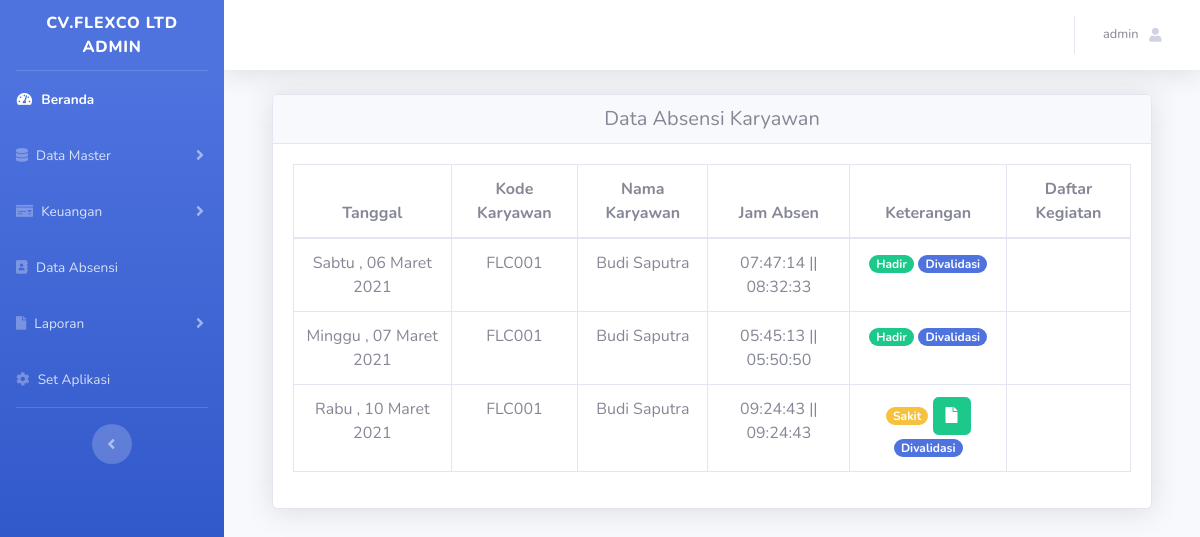
/admin/index.php?page=absen (signed in), run on an earlier commit of the app's database.
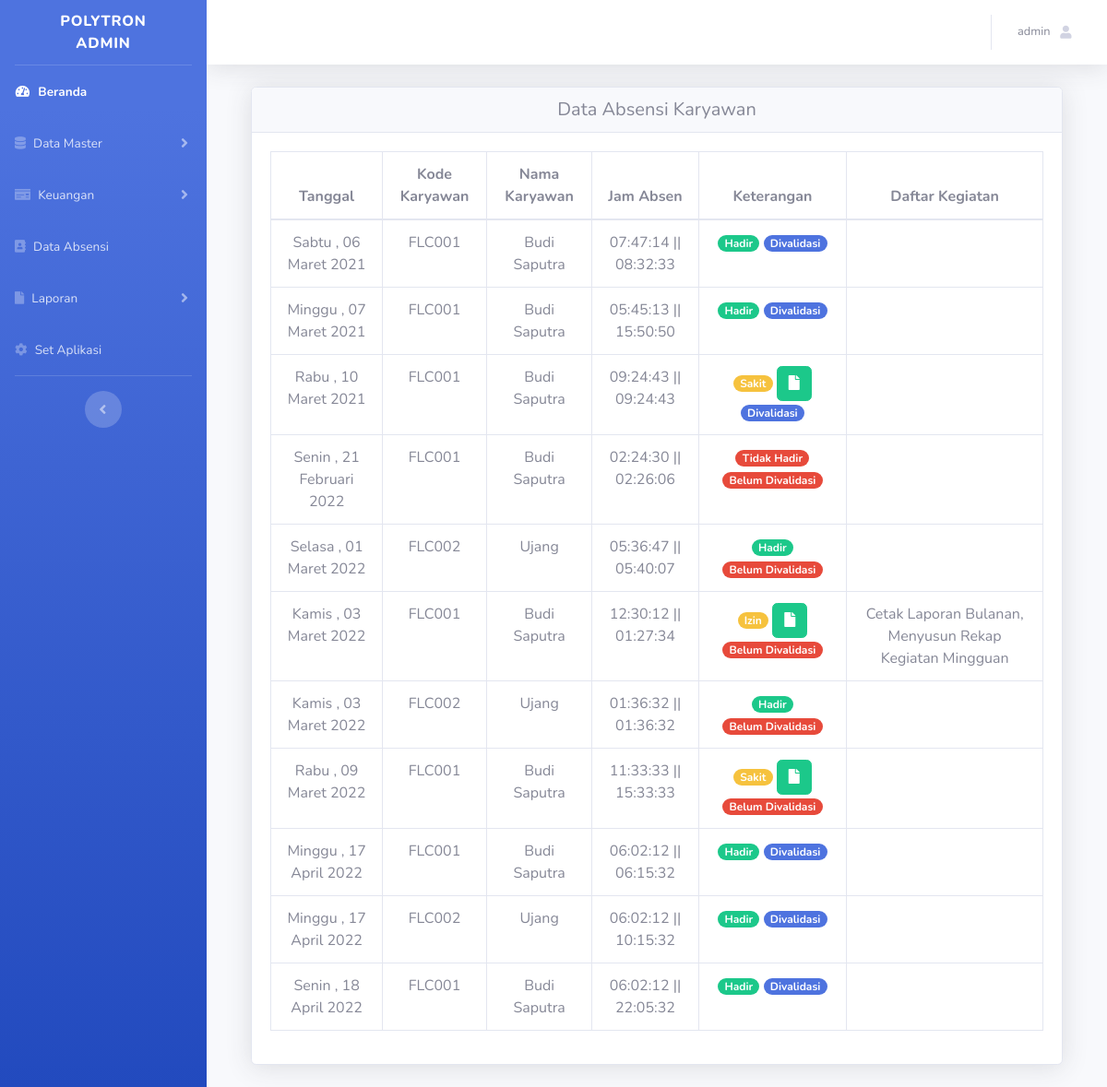
And on a later commit of the database.
### tables this page shows
CREATE TABLE `tb_aplikasi` (
  `id_aplikasi` int(11) NOT NULL,
  `nama_instansi` varchar(50) NOT NULL,
  `nama_aplikasi` varchar(100) NOT NULL,
  `foto` varchar(255) NOT NULL
);

CREATE TABLE `tb_absenkaryawan` (
  `id_absensikaryawan` int(11) NOT NULL,
  `id_karyawan` int(11) NOT NULL,
  `tgl_absensi` date NOT NULL,
  `jam_masuk` time NOT NULL,
  `jam_keluar` time NOT NULL,
  `total_jam_kerja` int(50) NOT NULL,
  `jam_lembur` int(50) NOT NULL,
  `keterangan` varchar(50) NOT NULL,
  `status_absensi` varchar(50) NOT NULL,
  `daftar_kegiatan` varchar(255) NOT NULL,
  `valid_absensi` varchar(50) NOT NULL,
  `foto` varchar(255) NOT NULL
);

CREATE TABLE `tb_karyawan` (
  `id_karyawan` int(11) NOT NULL,
  `kode_karyawan` varchar(11) NOT NULL,
  `nama_karyawan` varchar(25) NOT NULL,
  `id_jabatan` int(11) NOT NULL,
  `username` varchar(25) NOT NULL,
  `password` varchar(255) NOT NULL,
  `status_karyawan` varchar(15) NOT NULL,
  `foto` varchar(255) NOT NULL
);

### config/date_indo.php (called while the page is built)
<?php
	function tgl_indo($tanggal){
	$bulan = array (
		1 =>   'Januari',
		'Februari',
		'Maret',
		'April',
		'Mei',
		'Juni',
		'Juli',
		'Agustus',
		'September',
		'Oktober',
		'November',
		'Desember'
	);
	$day = date('D', strtotime($tanggal));
	$dayList = array(
	    'Sun' => 'Minggu',
	    'Mon' => 'Senin',
	    'Tue' => 'Selasa',
	    'Wed' => 'Rabu',
	    'Thu' => 'Kamis',
	    'Fri' => 'Jumat',
	    'Sat' => 'Sabtu'
	);
	$pecahkan = explode('-', $tanggal);
	return $dayList[$day].' , '.$pecahkan[2] . ' ' . $bulan[ (int)$pecahkan[1] ] . ' ' . $pecahkan[0];
	}
 ?>

### admin/modul/absen/data_absen.php (the view, shortened to what the changed rows need)
<div class="container">
    <div class="card shadow mb-4">
        <h5 class="card-header text-center">Data Absensi Karyawan</h5>
        <div class="card-body">
            <div class="table-responsive">
                <table class="table table-bordered text-center" id="dataTable" width="100%">
                    <thead>
                        <tr>
                            <th>Tanggal</th>
                            <th>Kode Karyawan</th>
                            <th>Nama Karyawan</th>
                            <th>Jam Absen</th>
                            <th>Keterangan</th>
                            <th>Daftar Kegiatan</th>
                        </tr>
                    </thead>
                    <tbody>
                        <?php
                        $data = mysqli_query($koneksi, "SELECT * FROM tb_absenkaryawan
                                INNER JOIN tb_karyawan ON tb_absenkaryawan.id_karyawan = tb_karyawan.id_karyawan");
                        while ($d = mysqli_fetch_array($data)) {
                        ?>
                        <tr>
                            <td><?= tgl_indo(date('Y-m-d', strtotime(($d['tgl_absensi'])))); ?></td>
                            <td><?= $d['kode_karyawan']; ?></td>
                            <td><?= $d['nama_karyawan']; ?></td>
                            <td>
                                <?= $d['jam_masuk']; ?>
                                ||
                                <?= $d['jam_keluar']; ?>
                            </td>
                            <td>
                                <?php
                            if ($d['status_absensi'] == 'hadir') {
                            ?>
                                <span class="badge badge-pill badge-success">
                                    Hadir
                                </span>
                                <?php
                            } elseif ($d['status_absensi'] == 'sakit') {
                            ?>
                                <span class="badge badge-pill badge-warning">
                                    Sakit
                                </span>
                                <a href="?page=absen&act=detail&id=<?= $d['id_absensikaryawan']; ?>"
                                    class="btn btn-success text-white text-right"> <i class="fas fa-file"></i></a>
                                <?php
                            } elseif ($d['status_absensi'] == 'izin') {
                            ?>
                                <span class="badge badge-pill badge-warning">
                                    Izin
                                </span>
                                <a href="?page=absen&act=detail&id=<?= $d['id_absensikaryawan']; ?>"
                                    class="btn btn-success text-white text-right"> <i class="fas fa-file"></i></a>
                                <?php
                            } else {
                            ?>
                                <span class="badge badge-pill badge-danger">
                                    Tidak Hadir
                                </span>
                                <?php
                            }
                            ?>
                                <?php
                            if ($d['valid_absensi'] == 'Y') {
                            ?>
                                <span class="badge badge-pill badge-primary">
                                    Divalidasi
                                </span>
                                <?php
                            } else {
                            ?>
                                <span class="badge badge-pill badge-danger">
                                    Belum Divalidasi
                                </span>
                                <?php
                            }
                            ?>
                            </td>
                            <td>
                                <?php echo $d['daftar_kegiatan']; ?>
                            </td>
                        </tr>
                        <?php
                            }
                        ?>
                    </tbody>
                </table>
            </div>
        </div>
    </div>
</div>

### admin/index.php (shortened to what the changed rows need)
<?php
include '../config/koneksi.php';
include '../config/date_indo.php';
$oke = mysqli_query($koneksi, "SELECT * FROM tb_aplikasi");
$oke1 = mysqli_fetch_array($oke);
if (@$_SESSION['Admin']) {
?>
<?php
    if (@$_SESSION['Admin']) {
        $sesi = @$_SESSION['Admin'];
    }
    $sql = mysqli_query($koneksi, "SELECT * FROM tb_admin WHERE id_admin = '$sesi'") or die(mysqli_error($koneksi));
    $data = mysqli_fetch_array($sql);
    ?>
<!DOCTYPE html>
<html lang="en">
<head>
    <link href="../assets/vendor/fontawesome-free/css/all.min.css" rel="stylesheet" type="text/css">
    <link href="../assets/css/sb-admin-2.min.css" rel="stylesheet">
    <link href="../assets/vendor/datatables/dataTables.bootstrap4.min.css" rel="stylesheet">
</head>
<body id="page-top">
    <div id="wrapper">
        <ul class="navbar-nav bg-gradient-primary sidebar sidebar-dark accordion" id="accordionSidebar">
            <a class="sidebar-brand d-flex align-items-center justify-content-center" href="index.php">
                <?= $oke1['nama_instansi']; ?>
                <br>
                <?= $data['nama_admin']; ?>
            </a>
            <hr class="sidebar-divider my-0">
            <li class="nav-item active">
                <a class="nav-link" href="index.php">
                    <i class="fas fa-fw fa-tachometer-alt"></i>
                    <span>Beranda</span></a>
            </li>
            <li class="nav-item">
                <a class="nav-link collapsed" href="#" data-toggle="collapse" data-target="#collapseTwo"
                    aria-expanded="true" aria-controls="collapseTwo">
                    <i class="fas fa-database"></i>
                    <span>Data Master</span>
                </a>
            </li>
            <li class="nav-item">
                <a class="nav-link collapsed" href="#" data-toggle="collapse" data-target="#keuangan"
                    aria-expanded="true" aria-controls="keuangan">
                    <i class="fas fa-money-check"></i>
                    <span>Keuangan</span>
                </a>
            </li>
            <li class="nav-item">
                <a class="nav-link" href="?page=absen">
                    <i class="fas fa-address-book"></i>
                    <span>Data Absensi</span></a>
            </li>
            <li class="nav-item">
                <a class="nav-link collapsed" href="#" data-toggle="collapse" data-target="#laporan"
                    aria-expanded="true" aria-controls="laporan">
                    <i class="fas fa-file"></i>
                    <span>Laporan</span>
                </a>
            </li>
            <li class="nav-item">
                <a class="nav-link" href="?page=aplikasi">
                    <i class="fas fa-cog"></i>
                    <span>Set Aplikasi</span></a>
            </li>
            <hr class="sidebar-divider d-none d-md-block">
            <div class="text-center d-none d-md-inline">
                <button class="rounded-circle border-0" id="sidebarToggle"></button>
            </div>
        </ul>
        <div id="content-wrapper" class="d-flex flex-column">
            <div id="content">
                <nav class="navbar navbar-expand navbar-light bg-white topbar mb-4 static-top shadow">
                    <ul class="navbar-nav ml-auto">
                        <li class="nav-item dropdown no-arrow">
                            <a class="nav-link dropdown-toggle" href="#" id="userDropdown" role="button"
                                data-toggle="dropdown" aria-haspopup="true" aria-expanded="false">
                                <span class="mr-2 d-none d-lg-inline text-gray-600 small">
                                    <?= $data['nama_admin']; ?>
                                </span>
                                <i class="fas fa-user fa-sm fa-fw mr-2 text-gray-400"></i>
                            </a>
                        </li>
                    </ul>
                </nav>
                <div class="container-fluid">
                    <?php
                        $page = @$_GET['page'];
                        $act = @$_GET['act'];
                        if ($page == 'karyawan') {
                            if ($act == '') {
                                include 'modul/karyawan/data_karyawan.php';
                            } elseif ($act == 'add') {
                                include 'modul/karyawan/add_karyawan.php';
                            } elseif ($act == 'edit') {
                                include 'modul/karyawan/edit_karyawan.php';
                            } elseif ($act == 'detail') {
                                include 'modul/karyawan/detail_karyawan.php';
                            } elseif ($act == 'del') {
                                include 'modul/karyawan/del_karyawan.php';
                            }
                        } elseif ($page == 'absen') {
                            if ($act == '') {
                                include 'modul/absen/data_absen.php';
                            } elseif ($act == 'add') {
                                include 'modul/absen/add_absen.php';
                            } elseif ($act == 'edit') {
                                include 'modul/absen/edit_absen.php';
                            } elseif ($act == 'confirm') {
                                include 'modul/absen/konfirmasi_absen.php';
                            } elseif ($act == 'unconfirm') {
                                include 'modul/absen/nonkonfirmasi_absen.php';
                            } elseif ($act == 'edit') {
                                include 'modul/absen/edit_absen.php';
                            } elseif ($act == 'detail') {
                                include 'modul/absen/detail_absen.php';
                            }
                        }
                        elseif ($page == 'profil') {
                            if ($act == '') {
                                include 'modul/profil/data_profil.php';
                            }
                        }
                        elseif ($page == 'laporan') {
                            if ($act == '') {
                                include 'modul/laporan/laporan_absensi.php';
                            } elseif ($act == 'gaji') {
                                include 'modul/laporan/laporan_penggajian.php';
                            }
                        } elseif ($page == '') {
                            include 'home.php';
                        } else {
                            echo "<b>404!</b> Tidak ada halaman !";
                        }
                        ?>
                </div>
            </div>
        </div>
    </div>
    <?php
        } else {
            include 'modul/500.html';
        }
    ?>
</body>
</html>

What changed in the data, as far as the page shows it:
changed tb_aplikasi: nama_instansi "CV.FLEXCO LTD" → "POLYTRON"
changed tb_absenkaryawan "Minggu , 07 Maret 2021": jam_keluar "05:50:50" → "15:50:50"
added tb_absenkaryawan: tgl_absensi "Senin , 21 Februari 2022", id_karyawan.kode_karyawan "FLC001", id_karyawan.nama_karyawan "Budi Saputra", jam_masuk "02:24:30", jam_keluar "02:26:06", status_absensi "Tidak Hadir", valid_absensi "Belum Divalidasi"
added tb_absenkaryawan: tgl_absensi "Selasa , 01 Maret 2022", id_karyawan.kode_karyawan "FLC002", id_karyawan.nama_karyawan "Ujang", jam_masuk "05:36:47", jam_keluar "05:40:07", status_absensi "Hadir", valid_absensi "Belum Divalidasi"
added tb_absenkaryawan: tgl_absensi "Kamis , 03 Maret 2022", id_karyawan.kode_karyawan "FLC001", id_karyawan.nama_karyawan "Budi Saputra", jam_masuk "12:30:12", jam_keluar "01:27:34", valid_absensi "Belum Divalidasi", daftar_kegiatan "Cetak Laporan Bulanan, Menyusun Rekap Kegiatan Mingguan"
added tb_absenkaryawan: tgl_absensi "Kamis , 03 Maret 2022", id_karyawan.kode_karyawan "FLC002", id_karyawan.nama_karyawan "Ujang", jam_masuk "01:36:32", jam_keluar "01:36:32", status_absensi "Hadir", valid_absensi "Belum Divalidasi"
added tb_absenkaryawan: tgl_absensi "Rabu , 09 Maret 2022", id_karyawan.kode_karyawan "FLC001", id_karyawan.nama_karyawan "Budi Saputra", jam_masuk "11:33:33", jam_keluar "15:33:33", valid_absensi "Belum Divalidasi"
added tb_absenkaryawan: tgl_absensi "Minggu , 17 April 2022", id_karyawan.kode_karyawan "FLC001", id_karyawan.nama_karyawan "Budi Saputra", jam_masuk "06:02:12", jam_keluar "06:15:32", status_absensi "Hadir", valid_absensi "Divalidasi"
added tb_absenkaryawan: tgl_absensi "Minggu , 17 April 2022", id_karyawan.kode_karyawan "FLC002", id_karyawan.nama_karyawan "Ujang", jam_masuk "06:02:12", jam_keluar "10:15:32", status_absensi "Hadir", valid_absensi "Divalidasi"
added tb_absenkaryawan: tgl_absensi "Senin , 18 April 2022", id_karyawan.kode_karyawan "FLC001", id_karyawan.nama_karyawan "Budi Saputra", jam_masuk "06:02:12", jam_keluar "22:05:32", status_absensi "Hadir", valid_absensi "Divalidasi"
